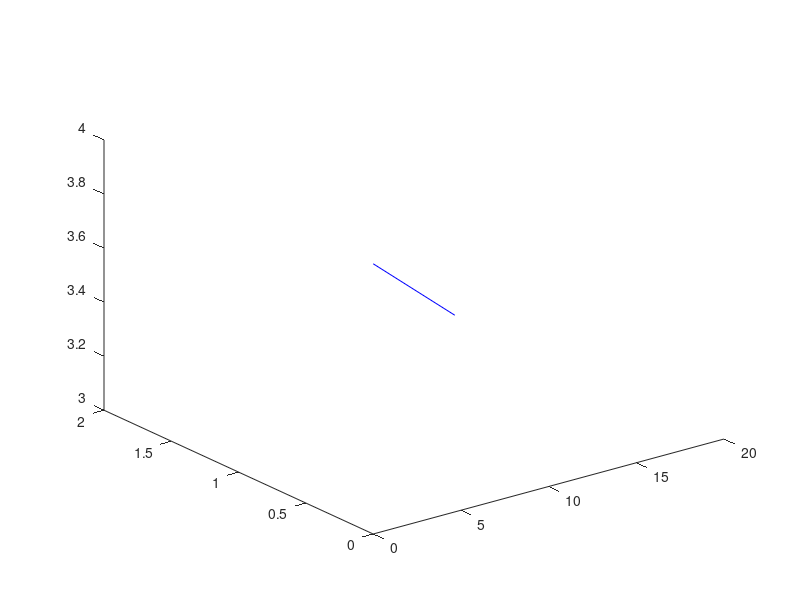

Reproduce this figure in MATLAB. (Note: this script raises an error after producing the figure.)
Xline= [0,  20];
Yline= [0,  2];
Zline= [4, 3];

color = 'blue';
p = plot3(Xline,Yline,Zline,color);
p.LineWidth = 3;
hold on;
%p1= plot3(Xline,Yline,[0,0],color);
p2= plot3(Xline,[0,0],Zline,color);
p3= plot3([0,0],Yline,Zline,color);
%p1.LineStyle = '--';
p2.LineStyle = '--';
p3.LineStyle = '--';
%p1.Color(4)  = 0.5;
p2.Color(4)  = 0.5;
p3.Color(4)  = 0.5;
%p1.LineWidth = 2;
p2.LineWidth = 2;
p3.LineWidth = 2;
hold off;

alpha0=0.5;


name = 'isocontour_eta=0.0_eps=0.3333333333333333_q=3.0_kappa=1.5_delta=0.5_dR0dr=-0.5_skappa=0.5_sdelta=0.5773502691896258.hdf5';

% import stuff
omn_mat     = h5read(name, '/omnv' );
alpha_mat   = h5read(name, '/alphav' );
s_mat       = h5read(name, '/sv' );
AE_mat      = h5read(name, '/AEv' );

AE_mat = log10(AE_mat);

AE_max = 2;
AE_min = -1 ;

AE_space = linspace(AE_min,AE_max,6);

surf0=isosurface(omn_mat,alpha_mat,s_mat,AE_mat,AE_space(1));
p0 = patch(surf0);
isonormals(omn_mat,alpha_mat,s_mat,AE_mat,p0);
set(p0,'FaceColor','[0.2322    0.1855    0.4989]','EdgeColor','none','FaceAlpha',alpha0); % set the color


surf1=isosurface(omn_mat,alpha_mat,s_mat,AE_mat,AE_space(2));
p1 = patch(surf1);
isonormals(omn_mat,alpha_mat,s_mat,AE_mat,p1);
set(p1,'FaceColor','[0.2453    0.6073    0.9973]','EdgeColor','none','FaceAlpha',alpha0); % set the color


surf2=isosurface(omn_mat,alpha_mat,s_mat,AE_mat,AE_space(3));
p2 = patch(surf2);
isonormals(omn_mat,alpha_mat,s_mat,AE_mat,p2);
set(p2,'FaceColor','[0.2738    0.9704    0.5186]','EdgeColor','none','FaceAlpha',alpha0); % set the color


surf3=isosurface(omn_mat,alpha_mat,s_mat,AE_mat,AE_space(4));
p3 = patch(surf3);
isonormals(omn_mat,alpha_mat,s_mat,AE_mat,p3);
set(p3,'FaceColor','[0.8825    0.8663    0.2170]','EdgeColor','none','FaceAlpha',alpha0); % set the color


surf4=isosurface(omn_mat,alpha_mat,s_mat,AE_mat,AE_space(5));
p4 = patch(surf4);
isonormals(omn_mat,alpha_mat,s_mat,AE_mat,p4);
set(p4,'FaceColor','[0.9411    0.3562    0.0705]','EdgeColor','none','FaceAlpha',alpha0); % set the color

daspect([4,2,1]);
xlabel('$\tilde{\omega}_n$','Interpreter','latex');
ylabel('$\alpha$','Interpreter','latex');
zlabel('$s$','Interpreter','latex');
grid on;

view([137 20]);




colormap(turbo);
c = colorbar;
caxis([AE_min AE_max]);
c.Label.String = '$\log \widehat{A}$';
c.Label.Interpreter = 'latex';

txt = '$(a)$: $\delta = +0.5$';
text(15.0,8.0,3.5,txt,'Interpreter','latex')


fontname(gcf,"CMU Serif")

set(gcf, 'Units', 'Inches', 'Position', [0, 0, 6, 2.1]);
exportgraphics(gcf,'LH-plot-postriangle.png','Resolution',2000)